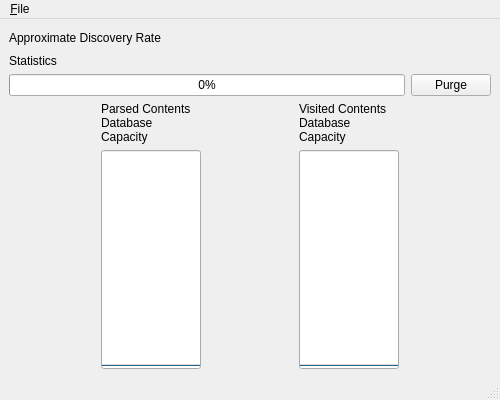
<?xml version="1.0" encoding="UTF-8"?>
<ui version="4.0">
 <class>pandemonium_statistics</class>
 <widget class="QMainWindow" name="pandemonium_statistics">
  <property name="geometry">
   <rect>
    <x>0</x>
    <y>0</y>
    <width>500</width>
    <height>400</height>
   </rect>
  </property>
  <property name="windowTitle">
   <string>pandemonium: Statistics</string>
  </property>
  <widget class="QWidget" name="centralwidget">
   <layout class="QVBoxLayout" name="verticalLayout_3">
    <item>
     <layout class="QHBoxLayout" name="horizontalLayout_10">
      <item>
       <widget class="QLabel" name="discovery_rate">
        <property name="text">
         <string>Approximate Discovery Rate</string>
        </property>
       </widget>
      </item>
      <item>
       <spacer name="horizontalSpacer_5">
        <property name="orientation">
         <enum>Qt::Horizontal</enum>
        </property>
        <property name="sizeHint" stdset="0">
         <size>
          <width>40</width>
          <height>20</height>
         </size>
        </property>
       </spacer>
      </item>
     </layout>
    </item>
    <item>
     <layout class="QGridLayout" name="gridLayout">
      <item row="0" column="0" colspan="2">
       <widget class="QLabel" name="discovered_statistics">
        <property name="text">
         <string>Statistics</string>
        </property>
       </widget>
      </item>
      <item row="1" column="0">
       <widget class="QProgressBar" name="percent_visited">
        <property name="toolTip">
         <string>Percent of URLs visited.</string>
        </property>
        <property name="value">
         <number>0</number>
        </property>
        <property name="format">
         <string>%p%</string>
        </property>
       </widget>
      </item>
      <item row="1" column="1">
       <widget class="QPushButton" name="purge_unvisited_visited_urls">
        <property name="toolTip">
         <string>&lt;html&gt;&lt;head/&gt;&lt;body&gt;&lt;p&gt;Remove pandemonium_visited_urls.db. The parsed URLs will not be removed.&lt;/p&gt;&lt;/body&gt;&lt;/html&gt;</string>
        </property>
        <property name="text">
         <string>Purge</string>
        </property>
        <property name="icon">
         <iconset resource="../Icons/icons.qrc">
          <normaloff>:/nuvola/trashcan_empty.png</normaloff>:/nuvola/trashcan_empty.png</iconset>
        </property>
       </widget>
      </item>
     </layout>
    </item>
    <item>
     <layout class="QHBoxLayout" name="horizontalLayout">
      <item>
       <layout class="QVBoxLayout" name="verticalLayout">
        <item>
         <widget class="QLabel" name="label_9">
          <property name="text">
           <string>Parsed Contents Database Capacity</string>
          </property>
          <property name="wordWrap">
           <bool>true</bool>
          </property>
         </widget>
        </item>
        <item>
         <widget class="QProgressBar" name="parsed_capacity">
          <property name="minimumSize">
           <size>
            <width>100</width>
            <height>0</height>
           </size>
          </property>
          <property name="value">
           <number>0</number>
          </property>
          <property name="orientation">
           <enum>Qt::Vertical</enum>
          </property>
          <property name="textDirection">
           <enum>QProgressBar::TopToBottom</enum>
          </property>
         </widget>
        </item>
       </layout>
      </item>
      <item>
       <layout class="QVBoxLayout" name="verticalLayout_2">
        <item>
         <widget class="QLabel" name="label_10">
          <property name="text">
           <string>Visited Contents Database Capacity</string>
          </property>
          <property name="wordWrap">
           <bool>true</bool>
          </property>
         </widget>
        </item>
        <item>
         <widget class="QProgressBar" name="visited_capacity">
          <property name="minimumSize">
           <size>
            <width>100</width>
            <height>0</height>
           </size>
          </property>
          <property name="value">
           <number>0</number>
          </property>
          <property name="orientation">
           <enum>Qt::Vertical</enum>
          </property>
         </widget>
        </item>
       </layout>
      </item>
     </layout>
    </item>
   </layout>
  </widget>
  <widget class="QMenuBar" name="menubar">
   <property name="geometry">
    <rect>
     <x>0</x>
     <y>0</y>
     <width>500</width>
     <height>27</height>
    </rect>
   </property>
   <widget class="QMenu" name="menu_File">
    <property name="title">
     <string>&amp;File</string>
    </property>
    <addaction name="action_Close"/>
   </widget>
   <addaction name="menu_File"/>
  </widget>
  <widget class="QStatusBar" name="statusbar"/>
  <action name="action_Close">
   <property name="text">
    <string>&amp;Close</string>
   </property>
   <property name="shortcut">
    <string>Esc</string>
   </property>
  </action>
 </widget>
 <resources>
  <include location="../Icons/icons.qrc"/>
 </resources>
 <connections/>
</ui>
